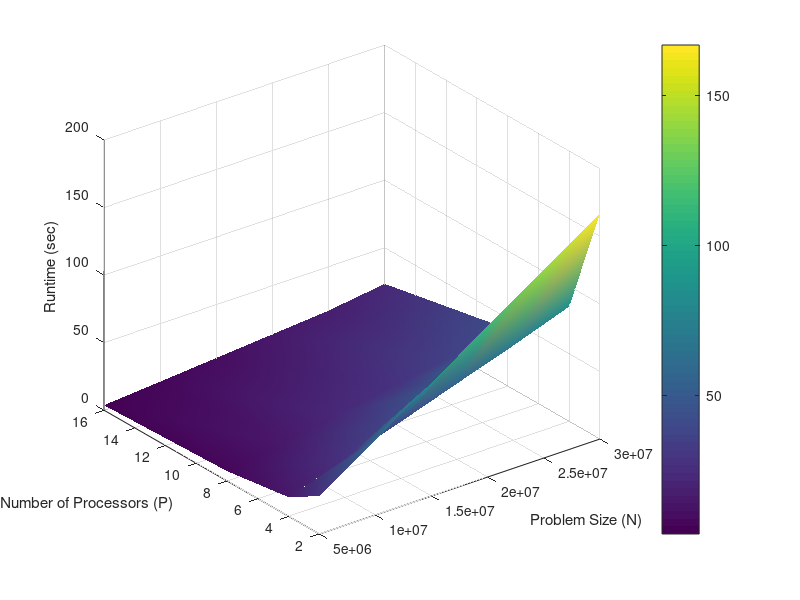

Write the MATLAB code that produced this figure.
n = 5e6:5e6:30e6;
p = [2,4,8,16];
t = [28.0656096	14.1448124	7.266578	3.7038872;
55.7732146	28.0240602	14.4186642	7.0657734;
83.6011576	41.8299704	21.717516	10.5313456;
112.1091464	56.0855564	28.5302262	13.9904882;
139.4980772	70.00199	35.3607082	17.45614;
166.8114676	84.9627832	42.2635888	23.2427518];

[nn, pp] = meshgrid(n,p);
surf(nn,pp,t');

xlabel('Problem Size (N)');
ylabel('Number of Processors (P)');
zlabel('Runtime (sec)');
grid on
shading interp
colorbar
